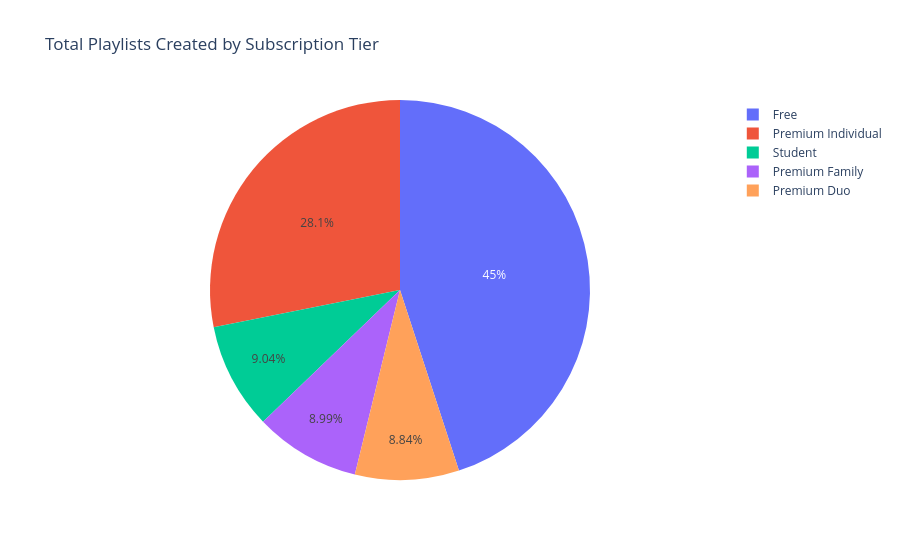

The cell this chart's notebook holds for it:
### Code cell
sub_playlists = df.groupby('subscription_type')['playlists_created'].sum().reset_index()
fig = px.pie(sub_playlists,names='subscription_type', values='playlists_created',title='Total Playlists Created by Subscription Tier')
fig.show()

### Figure 1 — Plotly figure (JSON) as saved in the notebook; plotly's stock layout.template omitted (floating-point values rounded to 4 significant figures)
{"data": [{"domain": {"x": [0, 1], "y": [0, 1]}, "hovertemplate": "subscription_type=%{label}<br>playlists_created=%{value}<extra></extra>", "labels": ["Free", "Premium Duo", "Premium Family", "Premium Individual", "Student"], "legendgroup": "", "name": "", "showlegend": true, "type": "pie", "values": [179977, 35368, 35976, 112625, 36188]}], "layout": {"legend": {"tracegroupgap": 0}, "title": {"text": "Total Playlists Created by Subscription Tier"}}}
